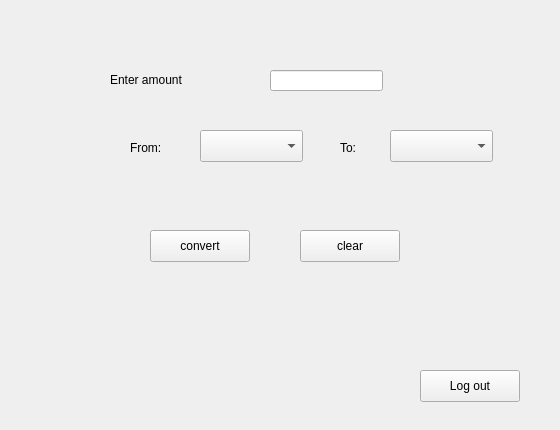
<?xml version="1.0" encoding="UTF-8"?>
<ui version="4.0">
 <class>MainWindow</class>
 <widget class="QMainWindow" name="MainWindow">
  <property name="geometry">
   <rect>
    <x>0</x>
    <y>0</y>
    <width>560</width>
    <height>430</height>
   </rect>
  </property>
  <property name="maximumSize">
   <size>
    <width>800</width>
    <height>600</height>
   </size>
  </property>
  <property name="windowTitle">
   <string>MainWindow</string>
  </property>
  <widget class="QWidget" name="centralwidget">
   <widget class="QStackedWidget" name="stackedWidget">
    <property name="geometry">
     <rect>
      <x>0</x>
      <y>10</y>
      <width>531</width>
      <height>401</height>
     </rect>
    </property>
    <property name="currentIndex">
     <number>0</number>
    </property>
    <widget class="QWidget" name="exchnage">
     <widget class="QLineEdit" name="amount_input">
      <property name="geometry">
       <rect>
        <x>270</x>
        <y>60</y>
        <width>113</width>
        <height>21</height>
       </rect>
      </property>
     </widget>
     <widget class="QLabel" name="enter_amount">
      <property name="geometry">
       <rect>
        <x>110</x>
        <y>60</y>
        <width>131</width>
        <height>20</height>
       </rect>
      </property>
      <property name="text">
       <string>Enter amount</string>
      </property>
     </widget>
     <widget class="QComboBox" name="from_box">
      <property name="geometry">
       <rect>
        <x>200</x>
        <y>120</y>
        <width>103</width>
        <height>32</height>
       </rect>
      </property>
     </widget>
     <widget class="QComboBox" name="to_box">
      <property name="geometry">
       <rect>
        <x>390</x>
        <y>120</y>
        <width>103</width>
        <height>32</height>
       </rect>
      </property>
     </widget>
     <widget class="QPushButton" name="convert">
      <property name="geometry">
       <rect>
        <x>150</x>
        <y>220</y>
        <width>100</width>
        <height>32</height>
       </rect>
      </property>
      <property name="text">
       <string>convert</string>
      </property>
     </widget>
     <widget class="QPushButton" name="clear">
      <property name="geometry">
       <rect>
        <x>300</x>
        <y>220</y>
        <width>100</width>
        <height>32</height>
       </rect>
      </property>
      <property name="text">
       <string>clear</string>
      </property>
     </widget>
     <widget class="QLabel" name="from_label">
      <property name="geometry">
       <rect>
        <x>130</x>
        <y>130</y>
        <width>58</width>
        <height>16</height>
       </rect>
      </property>
      <property name="text">
       <string>From:</string>
      </property>
     </widget>
     <widget class="QLabel" name="to_label">
      <property name="geometry">
       <rect>
        <x>340</x>
        <y>130</y>
        <width>58</width>
        <height>16</height>
       </rect>
      </property>
      <property name="text">
       <string>To:</string>
      </property>
     </widget>
     <widget class="QPushButton" name="logout_button">
      <property name="geometry">
       <rect>
        <x>420</x>
        <y>360</y>
        <width>100</width>
        <height>32</height>
       </rect>
      </property>
      <property name="text">
       <string>Log out</string>
      </property>
     </widget>
    </widget>
    <widget class="QWidget" name="auth">
     <widget class="QLabel" name="info">
      <property name="geometry">
       <rect>
        <x>220</x>
        <y>50</y>
        <width>81</width>
        <height>31</height>
       </rect>
      </property>
      <property name="text">
       <string>Please log in</string>
      </property>
     </widget>
     <widget class="QLineEdit" name="username">
      <property name="geometry">
       <rect>
        <x>210</x>
        <y>100</y>
        <width>113</width>
        <height>21</height>
       </rect>
      </property>
     </widget>
     <widget class="QLineEdit" name="password">
      <property name="geometry">
       <rect>
        <x>210</x>
        <y>150</y>
        <width>113</width>
        <height>21</height>
       </rect>
      </property>
     </widget>
     <widget class="QLabel" name="user_label">
      <property name="geometry">
       <rect>
        <x>120</x>
        <y>100</y>
        <width>81</width>
        <height>20</height>
       </rect>
      </property>
      <property name="text">
       <string>username:</string>
      </property>
     </widget>
     <widget class="QLabel" name="password_label">
      <property name="geometry">
       <rect>
        <x>120</x>
        <y>150</y>
        <width>81</width>
        <height>20</height>
       </rect>
      </property>
      <property name="text">
       <string>password:</string>
      </property>
     </widget>
     <widget class="QPushButton" name="login_button">
      <property name="geometry">
       <rect>
        <x>210</x>
        <y>240</y>
        <width>100</width>
        <height>32</height>
       </rect>
      </property>
      <property name="text">
       <string>Log in</string>
      </property>
     </widget>
    </widget>
   </widget>
  </widget>
 </widget>
 <resources/>
 <connections/>
</ui>
